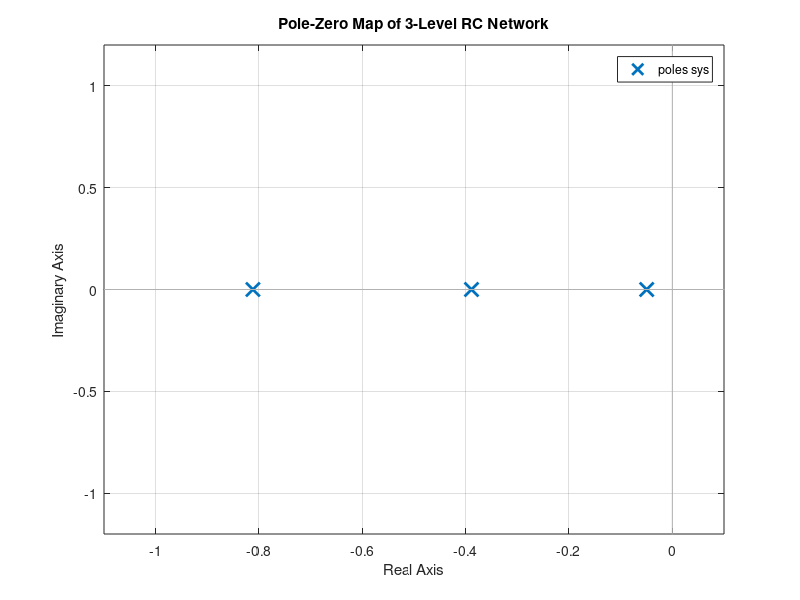
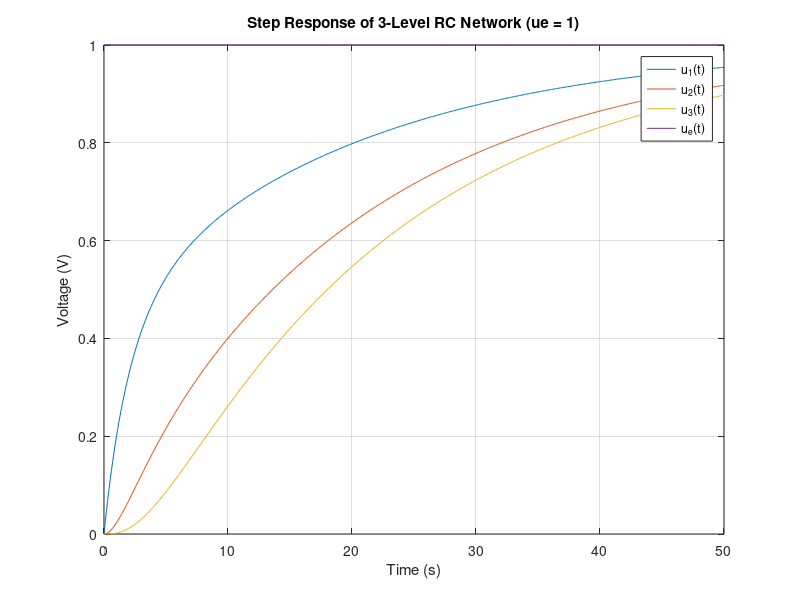
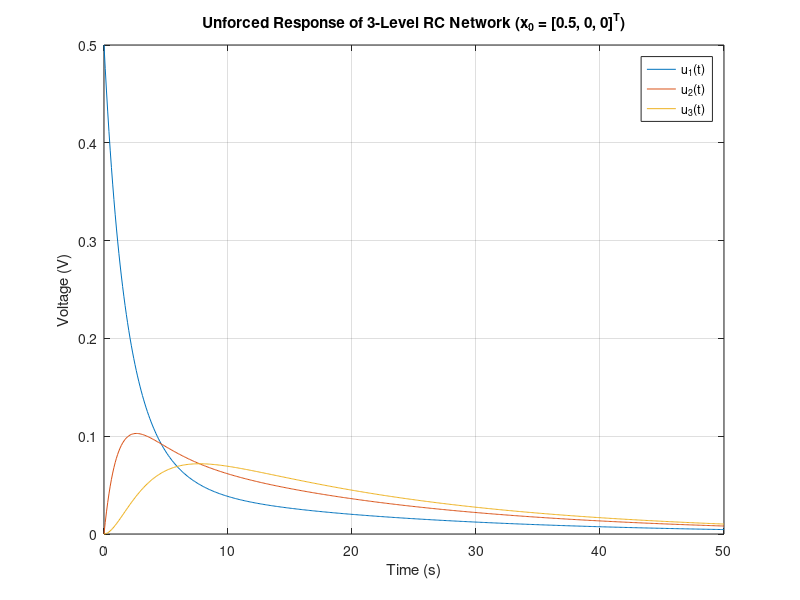
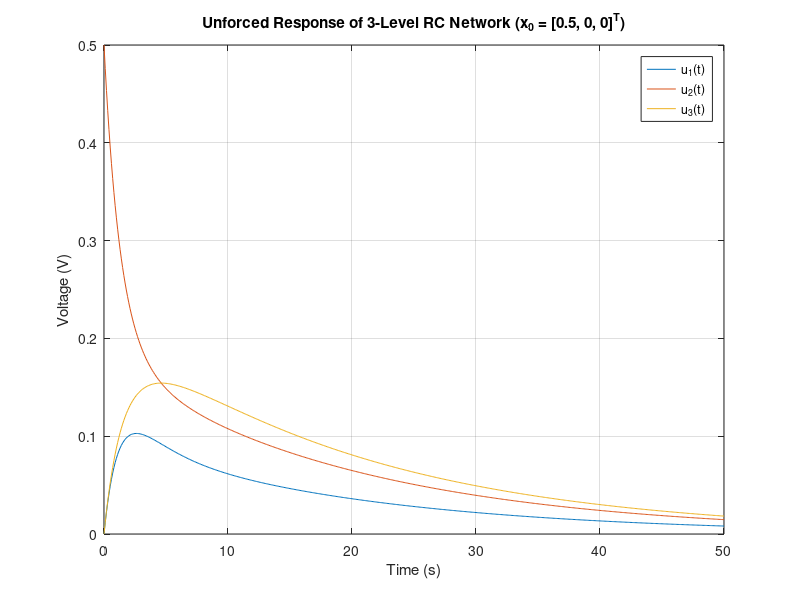

These charts were generated, in order, by the following MATLAB code:
%% Task b state-space model
R1 = 4;  R2 = 4;  R3 = 4;
C1 = 1;  C2 = 1;  C3 = 1;

A = [ -(1/(R1*C1) + 1/(R2*C1)),   1/(R2*C1),                 0;
       1/(R2*C2),               -(1/(R2*C2) + 1/(R3*C2)),    1/(R3*C2);
       0,                         1/(R3*C3),               -(1/(R3*C3)) ];

b = [1/(R1*C1); 0; 0]; 

C = [0, 0, 1];

d = 0;

sys = ss(A, b, C, d);

%% Task c Pole-Zero Map

figure;
pzmap(sys);
title('Pole-Zero Map of 3-Level RC Network');
grid on;

%% Task d Step response (ue = 1)

% Time vector
t = 0:0.1:50;

% Step input ue = 1
u = ones(size(t));

% Simulate system response
[y, t, x] = lsim(sys, u, t);

% Plot
figure;
plot(t, x(:,1)); hold on;
plot(t, x(:,2));
plot(t, x(:,3));
plot(t, u);   % input ue

grid on;
xlabel('Time (s)');
ylabel('Voltage (V)');
title('Step Response of 3-Level RC Network (ue = 1)');
legend('u_1(t)', 'u_2(t)', 'u_3(t)', 'u_e(t)');

%% Unforced response for initial condition x0 = (0.5, 0, 0)^T

t = 0:0.1:50;          % simulation time
x0 = [0.5; 0; 0];      % initial condition
u = zeros(size(t));    % no input (unforced)

[y_free, t_free, x_free] = lsim(sys, u, t, x0);

figure;
plot(t_free, x_free(:,1)); hold on;
plot(t_free, x_free(:,2));
plot(t_free, x_free(:,3));

grid on;
xlabel('Time (s)');
ylabel('Voltage (V)');
title('Unforced Response of 3-Level RC Network (x_0 = [0.5, 0, 0]^T)');
legend('u_1(t)', 'u_2(t)', 'u_3(t)');

%% Unforced response for initial condition x0 = (0, 0.5, 0)^T

t = 0:0.1:50;          % simulation time
x0 = [0; 0.5; 0];      % initial condition
u = zeros(size(t));    % no input (unforced)

[y_free, t_free, x_free] = lsim(sys, u, t, x0);

figure;
plot(t_free, x_free(:,1)); hold on;
plot(t_free, x_free(:,2));
plot(t_free, x_free(:,3));

grid on;
xlabel('Time (s)');
ylabel('Voltage (V)');
title('Unforced Response of 3-Level RC Network (x_0 = [0.5, 0, 0]^T)');
legend('u_1(t)', 'u_2(t)', 'u_3(t)');

%% Unforced response for initial condition x0 = (0, 00, 0.5)^T

t = 0:0.1:50;          % simulation time
x0 = [0; 0; 0.5];      % initial condition
u = zeros(size(t));    % no input (unforced)

[y_free, t_free, x_free] = lsim(sys, u, t, x0);

figure;
plot(t_free, x_free(:,1)); hold on;
plot(t_free, x_free(:,2));
plot(t_free, x_free(:,3));

grid on;
xlabel('Time (s)');
ylabel('Voltage (V)');
title('Unforced Response of 3-Level RC Network (x_0 = [0.5, 0, 0]^T)');
legend('u_1(t)', 'u_2(t)', 'u_3(t)');
